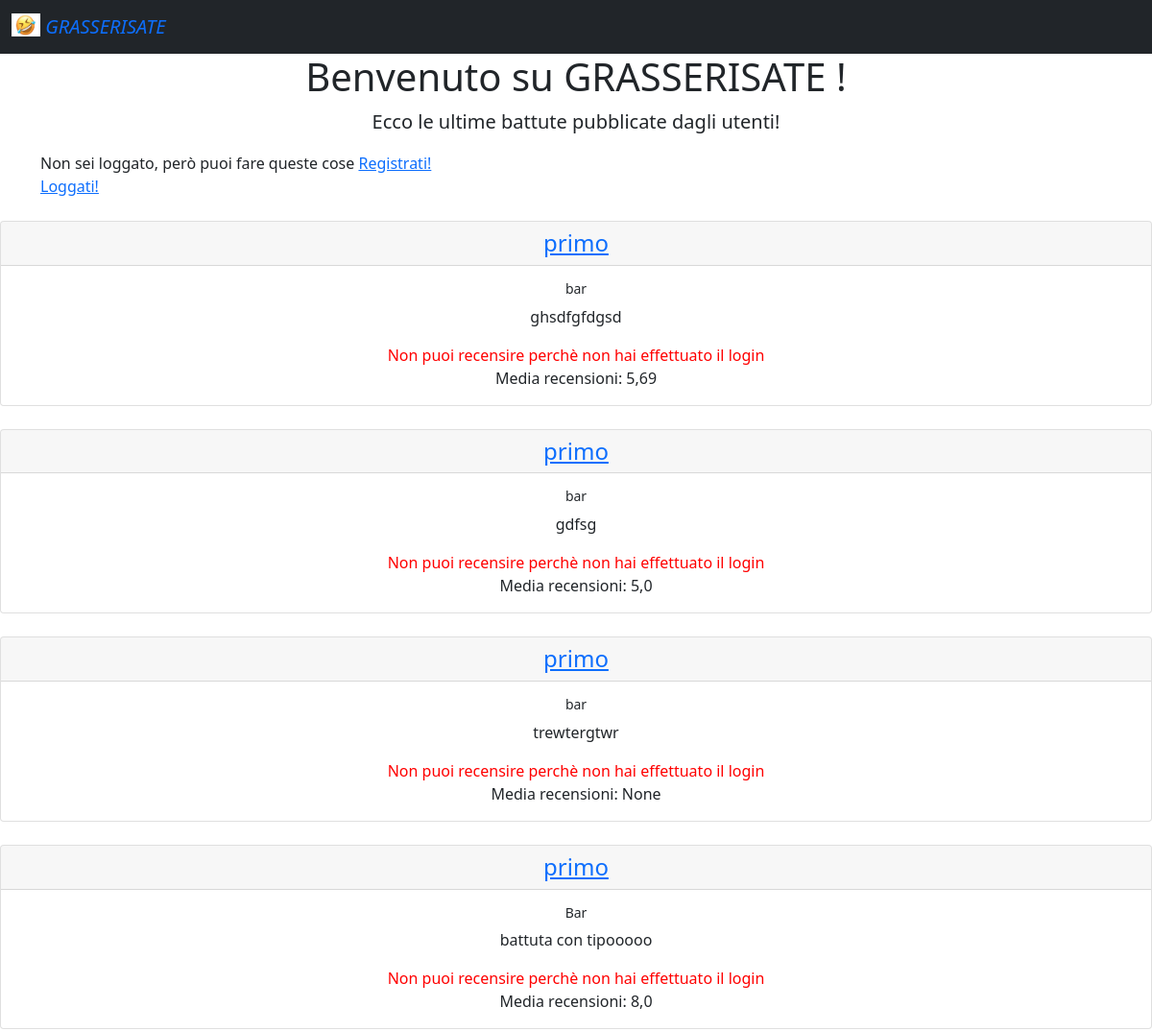
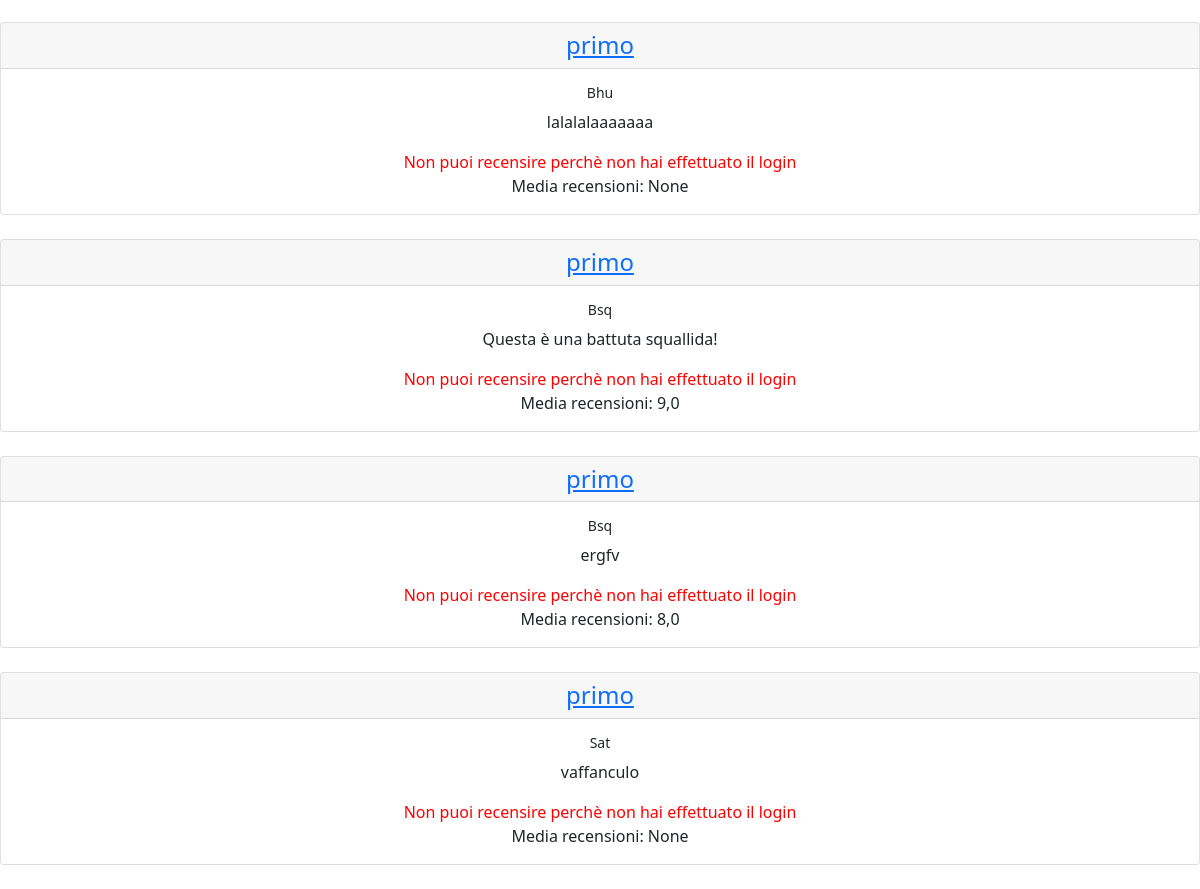
Before: / with the older database file (2 pictures, top to bottom).
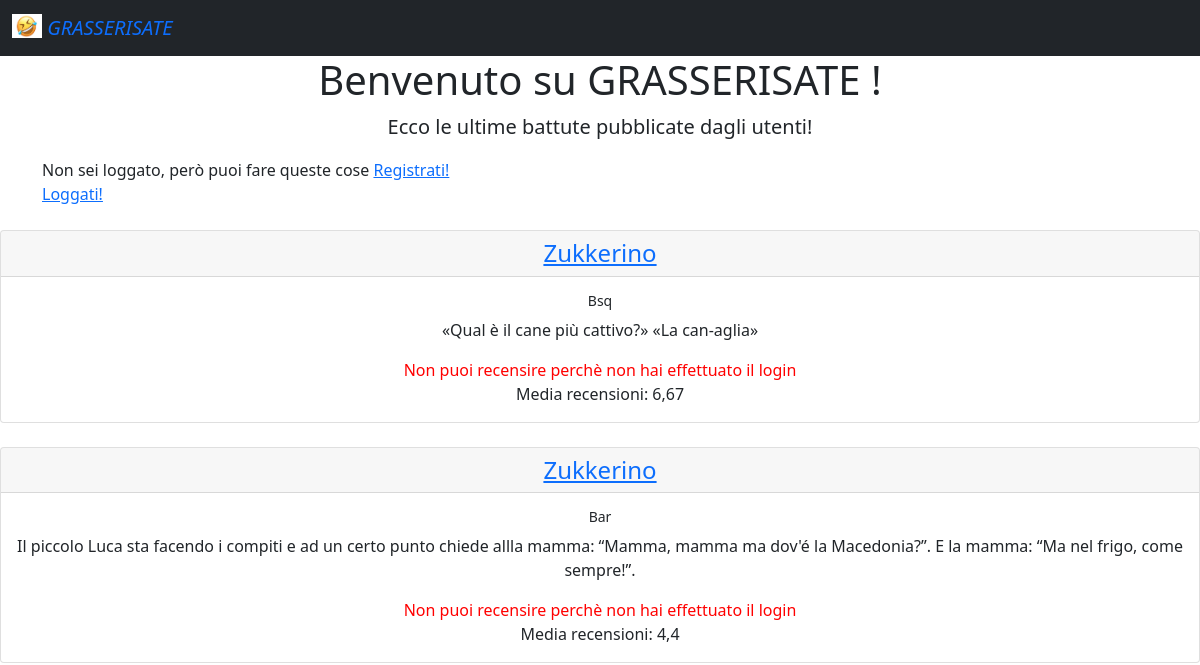
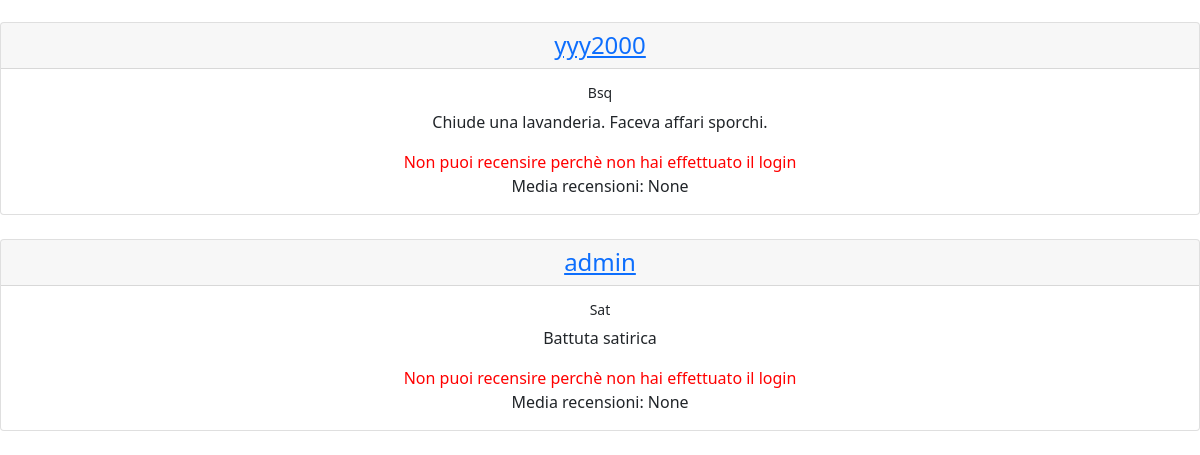
After: the same page with the newer database file (2 pictures, top to bottom).
### esame/models.py (models this page shows)
class Battute(models.Model):
    testo = models.TextField(default="")
    utente = models.ForeignKey(User, on_delete=models.CASCADE, related_name='utentebat')
    tempo = models.DateTimeField(auto_now=True)
    tipo = models.CharField(choices=SCELTE, default='bar', max_length=3)
    @property
    def calcola_media(self):
        media_tupla = self.battutarec.all().aggregate(Avg('voto'))
        media_lunga = media_tupla['voto__avg']
        if type(media_lunga) is NoneType:
            media = media_lunga
        else:
            media = round(media_lunga, 2)
        return media

### esame/views.py (the view)
# urls.py: path('', views.HomeView.as_view(), name='home'),
class HomeView(ListView):
    template_name = 'home.html'
    model = Battute

### templates/home.html (shortened to what this page needs)
<html lang="en">
{% extends 'base.html' %}
{% block contenuto %}
    <div class="container">
        <h1> <div style="text-align: center;"> Benvenuto su GRASSERISATE {% if user.is_authenticated %} , {{ user.username }}{% endif %}!</div></h1>
        <p class="lead" style="text-align:center">
            Ecco le ultime battute pubblicate dagli utenti!
        </p>
        {% if user.is_authenticated %}
            <div style="text-align:center">
                <a href="{% url  "aggiungi_battuta"%}">
                    <button type="button" class="btn btn-primary">
                        Aggiungi una battuta!
                    </button>
                </a>
                <a href="{% url  "profilo" pk=user.id %}">
                    <button type="button" class="btn btn-info">
                        Vai al tuo profilo!
                    </button>
                </a>
                <a href="{% url  "filtro"%}">
                    <button type="button" class="btn btn-secondary">
                        Filtra
                    </button>
                </a>
                <a href='{% url 'logout' %}'>
                    <button type="button" class="btn btn-danger">
                        Logout
                    </button>
                </a>
            </div>
        {% else %}
            Non sei loggato, però puoi fare queste cose
            <a href="{% url 'registrazione' %}">Registrati!</a><br>
            <a href="{% url 'login' %}">Loggati!</a>
            </div>
        {% endif %}
    <br>
    <div style="text-align:center">
        {% for b in object_list %}
            <div class="card">
                <h4 class="card-header"> <a href="{% url "profilo" pk=b.utente_id %}"> {{ b.utente }}  </a> </h4>
                <div class="card-body">
                    <h6 class="card-title" > <small>{{ b.tipo }}</small>  </h6>
                    <p class="card-text"> {{ b.testo }} </p>
                    {% if user.is_authenticated %}
                        <a href="{% url "aggiungi_recensione" pk=b.id %}" class="btn btn-primary">Recensisci!</a>
                    {% else %}
                        <p class="card-text" style="color:red"> Non puoi recensire perchè non hai effettuato il login </p>
                    {% endif %}
                    Media recensioni: {{ b.calcola_media}}
                </div>
            </div>
            <br>
        {%  endfor %}
    </div>
{% endblock %}

Changed rows visible on the page:
removed Battute: utente "primo", tipo "bar", testo "ghsdfgfdgsd", calcola_media "5,69"
removed Battute: utente "primo", tipo "bar", testo "gdfsg", calcola_media "5,0"
removed Battute: utente "primo", tipo "bar", testo "trewtergtwr", calcola_media "None"
removed Battute: utente "primo", tipo "Bar", testo "battuta con tipooooo", calcola_media "8,0"
removed Battute: utente "primo", tipo "Bhu", testo "lalalalaaaaaaa", calcola_media "None"
removed Battute: utente "primo", tipo "Bsq", testo "Questa è una battuta squallida!", calcola_media "9,0"
removed Battute: utente "primo", tipo "Bsq", testo "ergfv", calcola_media "8,0"
removed Battute: utente "primo", tipo "Sat", testo "vaffanculo", calcola_media "None"
added Battute: utente "Zukkerino", tipo "Bsq", testo "«Qual è il cane più cattivo?» «La can-aglia»", calcola_media "6,67"
added Battute: utente "Zukkerino", tipo "Bar", testo "Il piccolo Luca sta facendo i compiti e ad un certo punto chiede allla mamma: “Mamma, mamma ma dov'é la Macedonia?”. E la mamma: “Ma nel frigo, come sempre!”.", calcola_media "4,4"
added Battute: utente "yyy2000", tipo "Bsq", testo "Chiude una lavanderia. Faceva affari sporchi.", calcola_media "None"
added Battute: utente "admin", tipo "Sat", testo "Battuta satirica", calcola_media "None"
